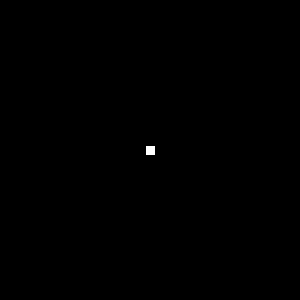
Frame 1 (no input)
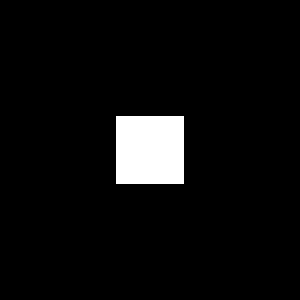
Frame 60 (the mouse pressed at the canvas centre just before this capture)
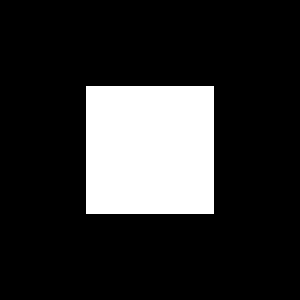
Frame 120 (the mouse held since frame 60 and released just before this capture)

The Processing sketch that drew these frames (run headless with seeded random() and noise(); from frame 60 on, the mouse is pressed at the canvas centre):

// Processing sketch: ex03_01_09_a
// ── ex03_01_09_a.pde
// ❶ 전역·지역 변수 사용

// 전역변수
int r = 10;

void setup() {
  size(300, 300);
}

void draw() {
  background(0);
  // 지역변수
  int s = 150;
  rectMode(CENTER);
  rect(s, s, r, r);
  r++;
}
